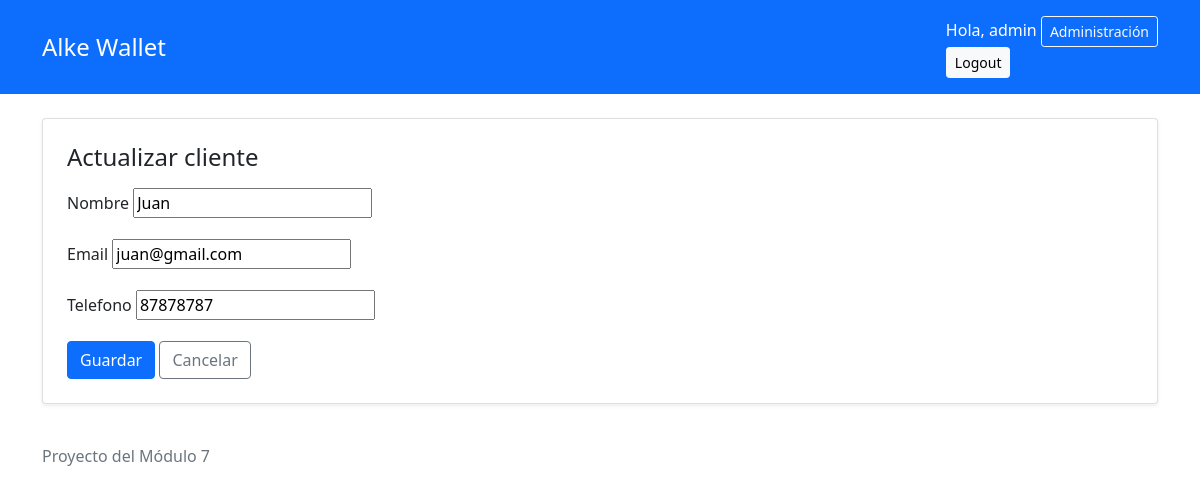
The page /clientes/3/editar/ (signed in) on the database as committed earlier.
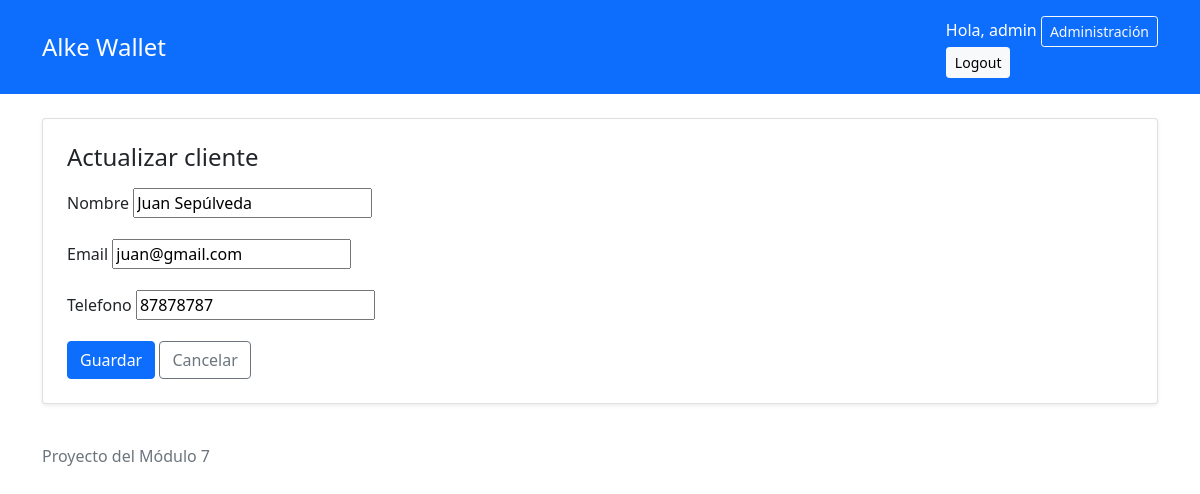
The same page on the database as committed later.
### gestion/models.py (models this page shows, shortened)
class Cliente(models.Model):
    nombre = models.CharField(max_length=100)
    email = models.EmailField(unique=True)
    telefono = models.CharField(max_length=20, blank=True)
    fecha_registro = models.DateTimeField(auto_now_add=True)
    class Meta:
        ordering = ["nombre"]

### gestion/views.py (the view, shortened to what this page needs)
# urls.py: path("clientes/<int:pk>/editar/", ClienteUpdateView.as_view(), name="editar_cliente"),
class ClienteUpdateView(AccesoPersonalMixin, UpdateView):
    model = Cliente
    form_class = ClienteForm
    template_name = "gestion/form_cliente.html"
    success_url = reverse_lazy("lista_clientes")
    extra_context = {
        "titulo": "Actualizar cliente",
    }

### gestion/forms.py
class ClienteForm(forms.ModelForm):
    class Meta:
        model = Cliente
        fields = ['nombre', 'email', 'telefono']

### gestion/views.py (called while the page is built)
    def test_func(self):
        return self.request.user.is_staff

### gestion/templates/gestion/form_cliente.html (shortened to what this page needs)
{% extends "base.html" %}
{% block content %}
<div class="row justify-content-center">
    <div class="col-bd-8">
        <div class="card shadow-sm">
            <div class="card-body p-4">
                <h1 class="h4 mb-3">{{ titulo }}</h1>
                <form method="post">
                        {% for field in form %}
                            <div class="mb-3">
                                <label for="{{ field.id_for_label }}" class="form-label">{{ field.label }}</label>
                                {{ field }}
                            </div>
                        {% endfor %}
                        <button class="btn btn-primary">Guardar</button>
                        <a href="{% url 'lista_clientes' %}" class="btn btn-outline-secondary">Cancelar</a>
                </form>
            </div>
        </div>
    </div>
</div>
{% endblock %}

Rows that differ between the two databases and show on the page:
changed Cliente "juan@gmail.com": nombre "Juan" → "Juan Sepúlveda"
